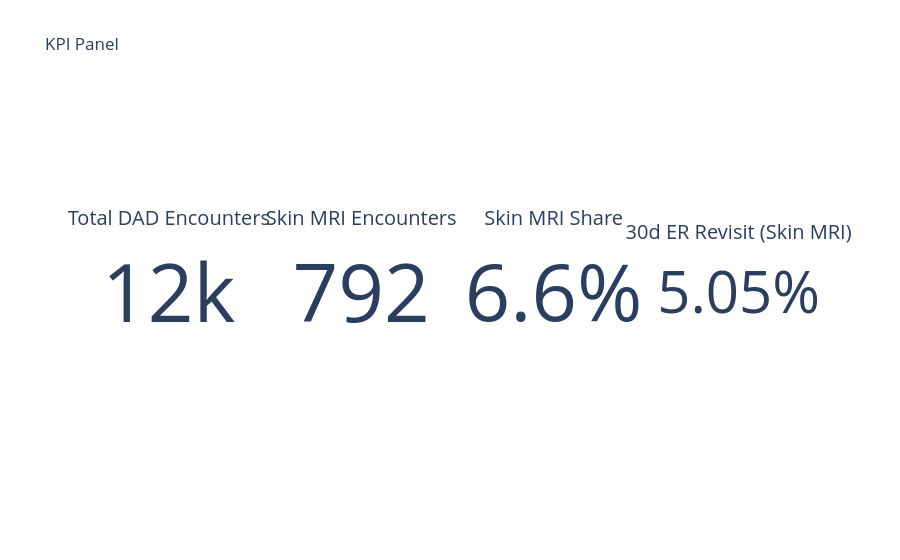

The code cell stored with this chart in its notebook:
### Markdown cell above
## 4) KPI cards (optional)

Use Plotly **Indicators** for a compact KPI panel.

### Code cell
fig_kpi = go.Figure()

fig_kpi.add_trace(go.Indicator(
    mode="number",
    value=n_dad,
    title={"text": "Total DAD Encounters"},
    domain={'x': [0.0, 0.24], 'y': [0, 1]}
))
fig_kpi.add_trace(go.Indicator(
    mode="number",
    value=n_skin,
    title={"text": "Skin MRI Encounters"},
    domain={'x': [0.26, 0.5], 'y': [0, 1]}
))
fig_kpi.add_trace(go.Indicator(
    mode="number",
    value=share,
    number={"suffix":"%"},
    title={"text": "Skin MRI Share"},
    domain={'x': [0.52, 0.76], 'y': [0, 1]}
))
fig_kpi.add_trace(go.Indicator(
    mode="number",
    value=revisit_rate,
    number={"suffix":"%"},
    title={"text": "30d ER Revisit (Skin MRI)"},
    domain={'x': [0.78, 1.0], 'y': [0, 1]}
))

fig_kpi.update_layout(title="KPI Panel")
fig_kpi.show()

pio.write_html(fig_kpi, file=str(OUT_I / "kpi_panel.html"), auto_open=False, include_plotlyjs="cdn")

### Figure 1 — Plotly figure (JSON) as saved in the notebook; plotly's stock layout.template omitted (floating-point values rounded to 4 significant figures)
{"data": [{"domain": {"x": [0, 0.24], "y": [0, 1]}, "mode": "number", "title": {"text": "Total DAD Encounters"}, "type": "indicator", "value": 12000}, {"domain": {"x": [0.26, 0.5], "y": [0, 1]}, "mode": "number", "title": {"text": "Skin MRI Encounters"}, "type": "indicator", "value": 792}, {"domain": {"x": [0.52, 0.76], "y": [0, 1]}, "mode": "number", "number": {"suffix": "%"}, "title": {"text": "Skin MRI Share"}, "type": "indicator", "value": 6.6}, {"domain": {"x": [0.78, 1], "y": [0, 1]}, "mode": "number", "number": {"suffix": "%"}, "title": {"text": "30d ER Revisit (Skin MRI)"}, "type": "indicator", "value": 5.05}], "layout": {"title": {"text": "KPI Panel"}}}
